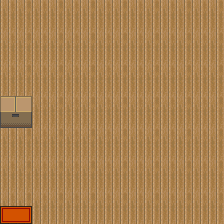

A 2D game scene composited from a Tiled map and its tileset images. What follows is a short description and the map's XML, with each tile layer's data collapsed to a summary:
An orthogonal 7x7 tile map with 32x32 px tiles, 4 tile layers (Tile Layer 1, Tile Layer 2, Doors, Over Player).

<map version="1.0" orientation="orthogonal" renderorder="right-down" width="7" height="7" tilewidth="32" tileheight="32" nextobjectid="1">
 <tileset firstgid="1" source="tileset2.tsx" />
 <layer name="Tile Layer 1" width="7" height="7">
  <data>[49 cells, 49 non-empty, 1 distinct tile ids]</data>
 </layer>
 <layer name="Tile Layer 2" width="7" height="7">
  <data>[49 cells, 1 non-empty, 1 distinct tile ids]</data>
 </layer>
 <layer name="Doors" width="7" height="7">
  <data>[49 cells, 1 non-empty, 1 distinct tile ids]</data>
 </layer>
 <layer name="Over Player" width="7" height="7">
  <data>[49 cells, 0 non-empty, 0 distinct tile ids]</data>
 </layer>
</map>
